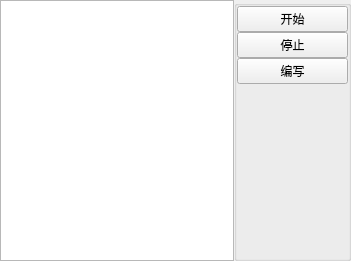
<?xml version="1.0" encoding="UTF-8"?>
<ui version="4.0">
 <class>fengqin_assitant</class>
 <widget class="QWidget" name="fengqin_assitant">
  <property name="geometry">
   <rect>
    <x>0</x>
    <y>0</y>
    <width>351</width>
    <height>261</height>
   </rect>
  </property>
  <property name="windowTitle">
   <string>风琴小助手</string>
  </property>
  <layout class="QGridLayout" name="gridLayout">
   <property name="leftMargin">
    <number>0</number>
   </property>
   <property name="topMargin">
    <number>0</number>
   </property>
   <property name="rightMargin">
    <number>0</number>
   </property>
   <property name="bottomMargin">
    <number>0</number>
   </property>
   <property name="spacing">
    <number>0</number>
   </property>
   <item row="0" column="1">
    <widget class="QGroupBox" name="gb_toolbar">
     <property name="sizePolicy">
      <sizepolicy hsizetype="Preferred" vsizetype="Preferred">
       <horstretch>1</horstretch>
       <verstretch>0</verstretch>
      </sizepolicy>
     </property>
     <property name="title">
      <string/>
     </property>
     <layout class="QVBoxLayout" name="verticalLayout_2">
      <property name="spacing">
       <number>0</number>
      </property>
      <property name="leftMargin">
       <number>0</number>
      </property>
      <property name="topMargin">
       <number>0</number>
      </property>
      <property name="rightMargin">
       <number>0</number>
      </property>
      <property name="bottomMargin">
       <number>0</number>
      </property>
      <item>
       <widget class="QPushButton" name="pb_play">
        <property name="sizePolicy">
         <sizepolicy hsizetype="Preferred" vsizetype="Fixed">
          <horstretch>0</horstretch>
          <verstretch>0</verstretch>
         </sizepolicy>
        </property>
        <property name="text">
         <string>开始</string>
        </property>
       </widget>
      </item>
      <item>
       <widget class="QPushButton" name="pb_stop">
        <property name="sizePolicy">
         <sizepolicy hsizetype="Preferred" vsizetype="Fixed">
          <horstretch>0</horstretch>
          <verstretch>0</verstretch>
         </sizepolicy>
        </property>
        <property name="text">
         <string>停止</string>
        </property>
       </widget>
      </item>
      <item>
       <widget class="QPushButton" name="pb_edit">
        <property name="text">
         <string>编写</string>
        </property>
       </widget>
      </item>
      <item>
       <spacer name="verticalSpacer">
        <property name="orientation">
         <enum>Qt::Vertical</enum>
        </property>
        <property name="sizeHint" stdset="0">
         <size>
          <width>20</width>
          <height>40</height>
         </size>
        </property>
       </spacer>
      </item>
     </layout>
    </widget>
   </item>
   <item row="0" column="0">
    <widget class="QListWidget" name="lw_song">
     <property name="sizePolicy">
      <sizepolicy hsizetype="Preferred" vsizetype="Expanding">
       <horstretch>2</horstretch>
       <verstretch>0</verstretch>
      </sizepolicy>
     </property>
    </widget>
   </item>
  </layout>
 </widget>
 <resources/>
 <connections/>
</ui>
